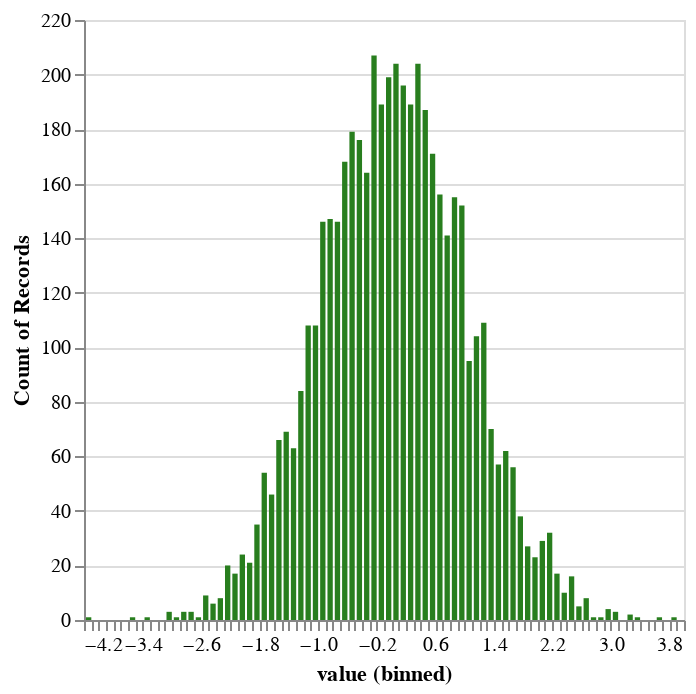

Notebook source saved alongside this figure:
### Code cell
# Histograms work better here

normal_values = pd.DataFrame({"value": n.rvs(5000)})

alt.Chart(normal_values).mark_bar().encode(
    alt.X("value", bin=alt.Bin(maxbins=100)),
    y='count()',
    color=alt.value('#287E1E'),  # Aside: Note US spelling. Also try "hex codes": https://htmlcolorcodes.com/
)

### Figure 1 — Vega-Lite specification as saved in the notebook (floating-point values rounded to 4 significant figures; data arrays with more than 128 entries replaced by an {"elided": "..."} marker saying what was removed)
{"config": {"view": {"continuousWidth": 300, "continuousHeight": 300}}, "data": {"name": "data-1c859b41c757a52789963ea4c9ad1aae"}, "mark": {"type": "bar"}, "encoding": {"color": {"value": "#287E1E"}, "x": {"bin": {"maxbins": 100}, "field": "value", "type": "quantitative"}, "y": {"aggregate": "count", "type": "quantitative"}}, "$schema": "https://vega.github.io/schema/vega-lite/v5.20.1.json", "datasets": {"data-1c859b41c757a52789963ea4c9ad1aae": {"elided": "5000 records"}}}
